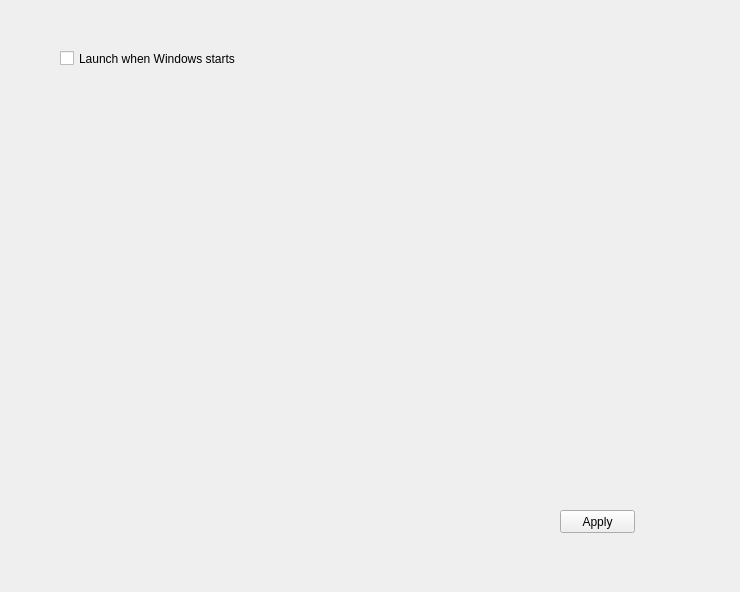
<?xml version="1.0" encoding="UTF-8"?>
<ui version="4.0">
 <class>WidgetOption</class>
 <widget class="QWidget" name="WidgetOption">
  <property name="geometry">
   <rect>
    <x>0</x>
    <y>0</y>
    <width>740</width>
    <height>592</height>
   </rect>
  </property>
  <property name="windowTitle">
   <string>Form</string>
  </property>
  <widget class="QCheckBox" name="checkBox_startup">
   <property name="geometry">
    <rect>
     <x>60</x>
     <y>50</y>
     <width>451</width>
     <height>17</height>
    </rect>
   </property>
   <property name="text">
    <string>Launch when Windows starts</string>
   </property>
  </widget>
  <widget class="QPushButton" name="pushButton_apply">
   <property name="geometry">
    <rect>
     <x>560</x>
     <y>510</y>
     <width>75</width>
     <height>23</height>
    </rect>
   </property>
   <property name="text">
    <string>Apply</string>
   </property>
  </widget>
 </widget>
 <resources/>
 <connections/>
</ui>
